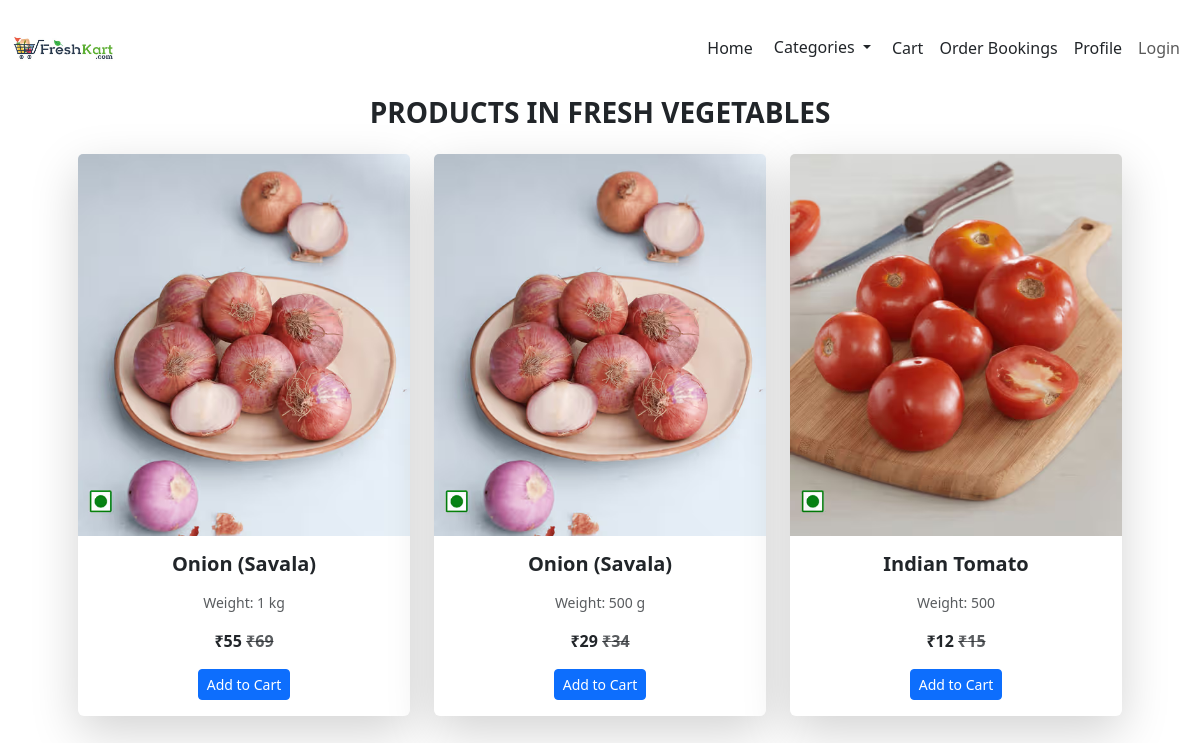
Page /view_cat/3 on the committed database.
### store/models.py (models this page shows, shortened)
class Category(models.Model):
    category=models.TextField()

class Details(models.Model):
    product=models.ForeignKey(Product,on_delete=models.CASCADE)
    weight=models.TextField()
    price=models.IntegerField()
    off_price=models.IntegerField()
    stock=models.IntegerField()
    discount = models.DecimalField(max_digits=5, decimal_places=2, default=0.00)

class Product(models.Model):
    pid=models.TextField()
    name=models.TextField()
    des=models.TextField()
    category=models.ForeignKey(Category,on_delete=models.CASCADE)
    img=models.FileField()

### store/views.py (the view)
# urls.py: path('view_cat/<id>',views.view_category),
def view_category(req,id):
    category = Category.objects.get(pk=id)
    details = Details.objects.filter(product__category=category)
    data1=Category.objects.all()
    return render(req, 'user/view_cat.html', {'category': category,'details': details,'data1':data1})

### template/user/view_cat.html (shortened to what this page needs)
<!DOCTYPE html>
<html lang="en">
<head>
    {% load static %}
    <link rel="stylesheet" href="{% static 'css/user.css' %}">
    <link href="https://cdn.jsdelivr.net/npm/bootstrap@5.3.3/dist/css/bootstrap.min.css" rel="stylesheet">
    <link rel="stylesheet" href="https://cdnjs.cloudflare.com/ajax/libs/font-awesome/6.7.2/css/all.min.css" />
</head>
<body>
  <nav class="  navbar navbar-expand-sm bg-white navbar-white fixed-top ">
    <div class="container-fluid">
      <a href="shop_home"><img src="{% static 'images/logo.jpg' %}" alt="Logo" class="img-fluid" style="height: 80px; width: auto;"></a><br>
      <div class="collapse navbar-collapse justify-content-end " id="collapsibleNavbar">
        <ul class="navbar-nav">
          <li class="nav-item">
            <a class="nav-link  active text-dark" href="../">Home</a>
          </li>
          <li>
            <div class="dropdown">
                <button type="button" class="btn btn-white text-dark btt-1 dropdown-toggle" data-bs-toggle="dropdown">
                    Categories
                </button>
            </div>
        </li>
          <li class="nav-item ">
            <a class="nav-link text-dark " href="cart">Cart</a>
          </li>
          <li class="nav-item  ">
            <a class="nav-link text-dark" href="user_book">Order Bookings</a>
          </li>
          <li class="nav-item  ">
            <a class="nav-link text-dark" href="../Address">Profile</a>
          </li>
          {% if user.is_authenticated %}
            <li class="nav-item"><a class="nav-link" href="logout">Logout</a></li>
          {% else %}
            <li class="nav-item"><a class="nav-link" href="login">Login</a></li>
          {% endif %}
        </ul>
      </div>
    </div>
  </nav>
  <div class="container mt-5 p-5">
    <h3 class="text-center text-uppercase mb-4 fw-bold text-dark">Products in {{ category.category }}</h3>
    <div class="row g-4 justify-content-center">
        {% for i in details %}
        <div class="col-md-4 col-sm-6 col-12">
            <div class="card product-card shadow-lg border-0">
                <img class="card-img-top" src="{{ i.product.img.url }}" alt="{{ i.product.name }}">
                <div class="card-body text-center">
                    <h5 class="card-title fw-bold">{{ i.product.name }}</h5>
                    <p class="card-text text-muted small">Weight: {{ i.weight }}</p>
                    <p class="price text-dark fw-bold">
                        ₹{{ i.off_price }}
                        <span class="text-muted text-decoration-line-through">₹{{ i.price }}</span>
                    </p>
                    <div class="d-flex justify-content-center gap-3">
                        <a href="../add_to_cart/{{i.pk}}" class="btn btn-primary btn-sm">
                             Add to Cart
                        </a>
                    </div>
                </div>
            </div>
        </div>
        {% empty %}
        <p class="text-center w-100">No products available in this category.</p>
        {% endfor %}
    </div>
</div>
</body>
</html>

### rows in the picture
Category: category "FRESH VEGETABLES"
Details: product.img (picture), product.name "Onion (Savala)", weight "1 kg", off_price "55", price "69"
Details: product.img (picture), product.name "Onion (Savala)", weight "500 g", off_price "29", price "34"
Details: product.img (picture), product.name "Indian Tomato", weight "500", off_price "12", price "15"
